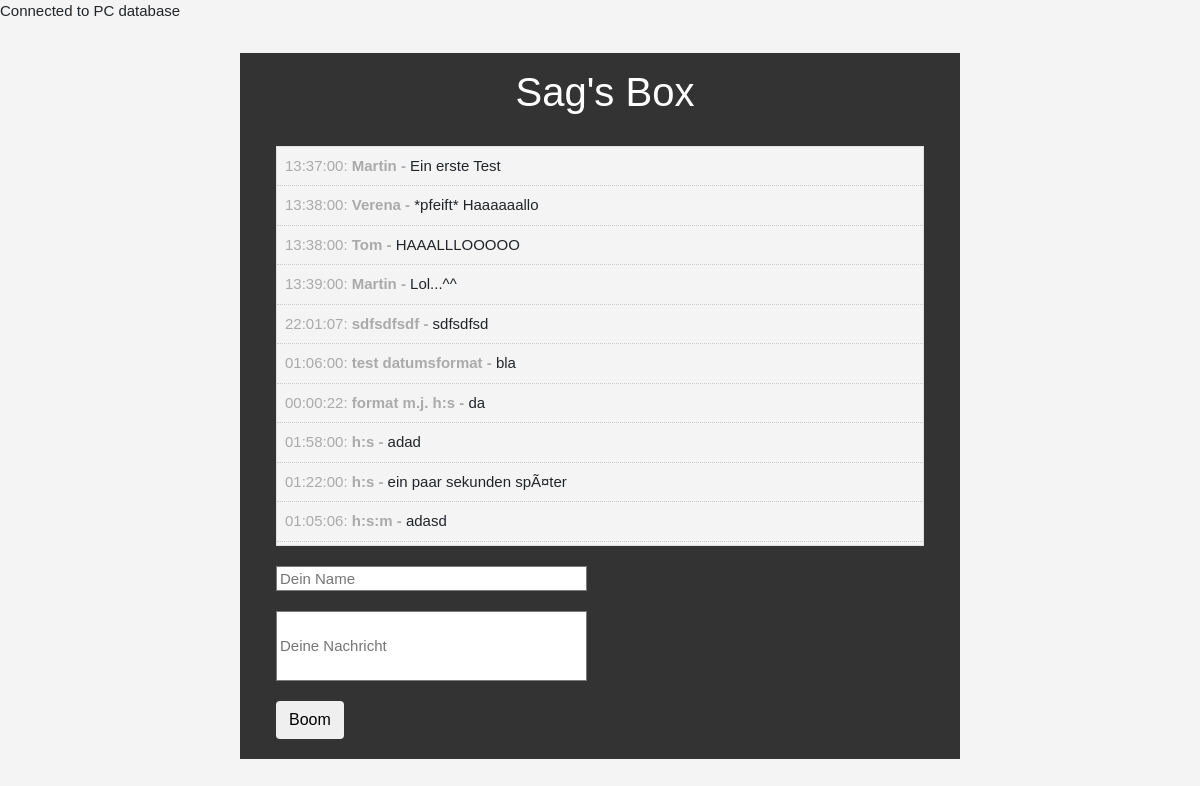
The page / on the database its author committed.
### tables this page shows
CREATE TABLE IF NOT EXISTS `shouts` (
  `ID` int(11) NOT NULL AUTO_INCREMENT,
  `user` varchar(50) NOT NULL,
  `msg` text NOT NULL,
  `time` time NOT NULL,
  PRIMARY KEY (`ID`)
);

### index.php (the view, shortened to what this page needs)
<?php include 'database.php'; ?>
<?php
  $query= "SELECT * FROM shouts";
  $shouts= mysqli_query($con, $query);
  ?>
<!DOCTYPE html>
<html lang="de">
  <head>
    <link rel="stylesheet" href="https://stackpath.bootstrapcdn.com/bootstrap/4.1.1/css/bootstrap.min.css">
    <link rel="stylesheet" type="text/css" href="css/style.css">
  </head>
  <div id="container">
  <header><h1 class="title">Sag's Box</h1></header>
  <body>
  		<ul class="table-bordered" id="shouts">
        <?php while($row= mysqli_fetch_assoc($shouts)):
                   ?>
  			<li class="shoutit shout"><span><?php echo $row['time'] ?>: <strong><?php echo $row['user'] ?> - </strong></span><?php echo $row['msg']?></li>
      <?php endwhile ?>
  		</ul>
  		<div id="input">
  			<form method="post" action="process.php">
  				<input type="text" name="user" class="user" placeholder="Dein Name"/>
  					<br>
  				<input type="text" name="msg" class="msg" placeholder="Deine Nachricht"/>
  					<br>
  				<input class="btn shout-btn" type="submit" name="submit" value="Boom"/>
  			</form>
  		</div>
  	</div>
  </body>
</html>

### css/style.css (style rules this page uses)
.msg { min-height: 70px; min-width: 200px; }
* { margin: 0; padding: 0; }
body { font-family: arial; font-size: 15px; line-height: 1.5em; background: #f4f4f4; }
#container { background: #333333; margin: 30px auto; width: 60%; min-height: 630px; }
header h1 { color: #ffffff; padding: 15px 0 10px 10px; text-align: center; border-bottom: 1px solid #fffff; }
#shouts { width: 90%; background: #f4f4f4; height: 400px; margin: 20px auto; overflow: auto; }
.shout { list-style: none; padding: 8px; border-bottom: 1px #ccc dotted; }
.shout span { color: #aaaaaa }
.shout-btn { margin-bottom: 20px; }
#input { width: 90%; min-height: 80px; margin: 10px auto; padding: 0; }
#input input[type='text'] { height: 25px; width: 48%; padding: 3px; margin-bottom: 20px; border: #7a7a7a solid 1px; }

### rows shown on the page
shouts: time "13:37:00", user "Martin", msg "Ein erste Test"
shouts: time "13:38:00", user "Verena", msg "*pfeift* Haaaaaallo"
shouts: time "13:38:00", user "Tom", msg "HAAALLLOOOOO"
shouts: time "13:39:00", user "Martin", msg "Lol...^^"
shouts: time "22:01:07", user "sdfsdfsdf", msg "sdfsdfsd"
shouts: time "01:06:00", user "test datumsformat", msg "bla"
shouts: time "00:00:22", user "format m.j. h:s", msg "da"
shouts: time "01:58:00", user "h:s", msg "adad"
shouts: time "01:22:00", user "h:s", msg "ein paar sekunden spÃ¤ter"
shouts: time "01:05:06", user "h:s:m", msg "adasd"
